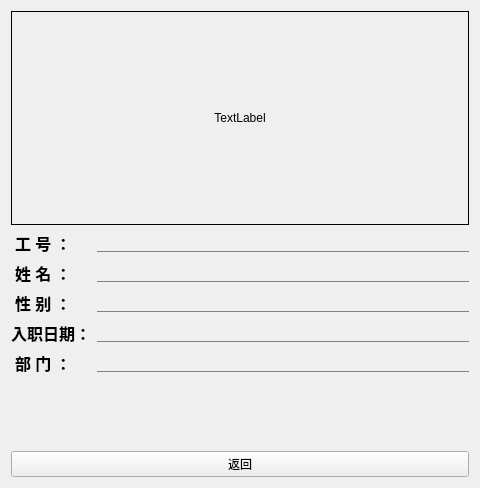
<?xml version="1.0" encoding="UTF-8"?>
<ui version="4.0">
 <class>person</class>
 <widget class="QWidget" name="person">
  <property name="geometry">
   <rect>
    <x>0</x>
    <y>0</y>
    <width>480</width>
    <height>488</height>
   </rect>
  </property>
  <property name="windowTitle">
   <string>Form</string>
  </property>
  <layout class="QVBoxLayout" name="verticalLayout_2">
   <item>
    <layout class="QVBoxLayout" name="verticalLayout">
     <item>
      <widget class="QLabel" name="label">
       <property name="frameShape">
        <enum>QFrame::Box</enum>
       </property>
       <property name="text">
        <string>TextLabel</string>
       </property>
       <property name="textFormat">
        <enum>Qt::AutoText</enum>
       </property>
       <property name="alignment">
        <set>Qt::AlignCenter</set>
       </property>
      </widget>
     </item>
     <item>
      <layout class="QFormLayout" name="formLayout">
       <item row="0" column="0">
        <widget class="QLabel" name="label_2">
         <property name="font">
          <font>
           <family>Agency FB</family>
           <pointsize>12</pointsize>
           <weight>75</weight>
           <bold>true</bold>
          </font>
         </property>
         <property name="text">
          <string> 工 号 ：</string>
         </property>
        </widget>
       </item>
       <item row="0" column="1">
        <widget class="QLineEdit" name="lineEdit">
         <property name="font">
          <font>
           <family>Agency FB</family>
           <pointsize>10</pointsize>
          </font>
         </property>
         <property name="styleSheet">
          <string notr="true">border: none;              
border-bottom: 1px solid gray;
background: transparent;   
padding: 0px;    </string>
         </property>
        </widget>
       </item>
       <item row="1" column="0">
        <widget class="QLabel" name="label_3">
         <property name="font">
          <font>
           <family>Agency FB</family>
           <pointsize>12</pointsize>
           <weight>75</weight>
           <bold>true</bold>
          </font>
         </property>
         <property name="text">
          <string> 姓 名 ：</string>
         </property>
        </widget>
       </item>
       <item row="1" column="1">
        <widget class="QLineEdit" name="lineEdit_2">
         <property name="font">
          <font>
           <family>Agency FB</family>
           <pointsize>10</pointsize>
          </font>
         </property>
         <property name="styleSheet">
          <string notr="true">border: none;              
border-bottom: 1px solid gray;
background: transparent;   
padding: 0px;    </string>
         </property>
        </widget>
       </item>
       <item row="2" column="0">
        <widget class="QLabel" name="label_4">
         <property name="font">
          <font>
           <family>Agency FB</family>
           <pointsize>12</pointsize>
           <weight>75</weight>
           <bold>true</bold>
          </font>
         </property>
         <property name="text">
          <string> 性 别 ：</string>
         </property>
        </widget>
       </item>
       <item row="2" column="1">
        <widget class="QLineEdit" name="lineEdit_3">
         <property name="font">
          <font>
           <family>Agency FB</family>
           <pointsize>10</pointsize>
          </font>
         </property>
         <property name="styleSheet">
          <string notr="true">border: none;              
border-bottom: 1px solid gray;
background: transparent;   
padding: 0px;    </string>
         </property>
        </widget>
       </item>
       <item row="3" column="0">
        <widget class="QLabel" name="label_5">
         <property name="font">
          <font>
           <family>Agency FB</family>
           <pointsize>12</pointsize>
           <weight>75</weight>
           <bold>true</bold>
          </font>
         </property>
         <property name="text">
          <string>入职日期：</string>
         </property>
        </widget>
       </item>
       <item row="3" column="1">
        <widget class="QLineEdit" name="lineEdit_4">
         <property name="font">
          <font>
           <family>Agency FB</family>
           <pointsize>10</pointsize>
          </font>
         </property>
         <property name="styleSheet">
          <string notr="true">border: none;              
border-bottom: 1px solid gray;
background: transparent;   
padding: 0px;    </string>
         </property>
        </widget>
       </item>
       <item row="4" column="0">
        <widget class="QLabel" name="label_6">
         <property name="font">
          <font>
           <family>Agency FB</family>
           <pointsize>12</pointsize>
           <weight>75</weight>
           <bold>true</bold>
          </font>
         </property>
         <property name="text">
          <string> 部 门 ：</string>
         </property>
        </widget>
       </item>
       <item row="4" column="1">
        <widget class="QLineEdit" name="lineEdit_5">
         <property name="font">
          <font>
           <family>Agency FB</family>
           <pointsize>10</pointsize>
          </font>
         </property>
         <property name="styleSheet">
          <string notr="true">border: none;              
border-bottom: 1px solid gray;
background: transparent;   
padding: 0px;    </string>
         </property>
        </widget>
       </item>
      </layout>
     </item>
     <item>
      <widget class="QPushButton" name="pushButton">
       <property name="text">
        <string>返回</string>
       </property>
      </widget>
     </item>
    </layout>
   </item>
  </layout>
 </widget>
 <resources/>
 <connections/>
</ui>
